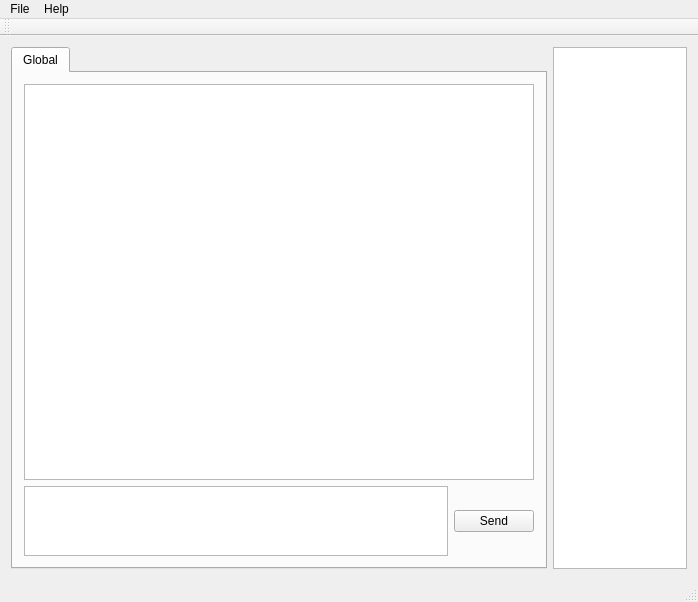
<?xml version="1.0" encoding="UTF-8"?>
<ui version="4.0">
 <class>MainWindow</class>
 <widget class="QMainWindow" name="MainWindow">
  <property name="geometry">
   <rect>
    <x>0</x>
    <y>0</y>
    <width>698</width>
    <height>602</height>
   </rect>
  </property>
  <property name="sizePolicy">
   <sizepolicy hsizetype="Preferred" vsizetype="Preferred">
    <horstretch>0</horstretch>
    <verstretch>0</verstretch>
   </sizepolicy>
  </property>
  <property name="windowTitle">
   <string>MainWindow</string>
  </property>
  <widget class="QWidget" name="centralWidget">
   <layout class="QGridLayout" name="gridLayout">
    <item row="0" column="1">
     <widget class="QListWidget" name="listWidget">
      <property name="sizePolicy">
       <sizepolicy hsizetype="Expanding" vsizetype="Expanding">
        <horstretch>2</horstretch>
        <verstretch>0</verstretch>
       </sizepolicy>
      </property>
     </widget>
    </item>
    <item row="0" column="0">
     <widget class="QTabWidget" name="tabWidget">
      <property name="sizePolicy">
       <sizepolicy hsizetype="Expanding" vsizetype="Expanding">
        <horstretch>8</horstretch>
        <verstretch>0</verstretch>
       </sizepolicy>
      </property>
      <property name="currentIndex">
       <number>0</number>
      </property>
      <widget class="QWidget" name="tab">
       <attribute name="title">
        <string>Global</string>
       </attribute>
       <layout class="QGridLayout" name="gridLayout_2">
        <item row="0" column="0" colspan="2">
         <widget class="QPlainTextEdit" name="plainTextEdit">
          <property name="sizePolicy">
           <sizepolicy hsizetype="Expanding" vsizetype="Expanding">
            <horstretch>0</horstretch>
            <verstretch>6</verstretch>
           </sizepolicy>
          </property>
          <property name="readOnly">
           <bool>true</bool>
          </property>
         </widget>
        </item>
        <item row="1" column="1">
         <widget class="QPushButton" name="pushButton">
          <property name="text">
           <string>Send</string>
          </property>
         </widget>
        </item>
        <item row="1" column="0">
         <widget class="QTextEdit" name="textEdit">
          <property name="sizePolicy">
           <sizepolicy hsizetype="Expanding" vsizetype="Expanding">
            <horstretch>0</horstretch>
            <verstretch>1</verstretch>
           </sizepolicy>
          </property>
         </widget>
        </item>
       </layout>
      </widget>
     </widget>
    </item>
   </layout>
  </widget>
  <widget class="QMenuBar" name="menuBar">
   <property name="geometry">
    <rect>
     <x>0</x>
     <y>0</y>
     <width>698</width>
     <height>21</height>
    </rect>
   </property>
   <widget class="QMenu" name="menuFile">
    <property name="title">
     <string>File</string>
    </property>
    <addaction name="actionProperties"/>
    <addaction name="separator"/>
    <addaction name="actionLogout_2"/>
   </widget>
   <widget class="QMenu" name="menuHelp">
    <property name="title">
     <string>Help</string>
    </property>
    <addaction name="actionHelp"/>
    <addaction name="separator"/>
    <addaction name="actionAbout_2"/>
   </widget>
   <addaction name="menuFile"/>
   <addaction name="menuHelp"/>
  </widget>
  <widget class="QToolBar" name="mainToolBar">
   <attribute name="toolBarArea">
    <enum>TopToolBarArea</enum>
   </attribute>
   <attribute name="toolBarBreak">
    <bool>false</bool>
   </attribute>
  </widget>
  <widget class="QStatusBar" name="statusBar"/>
  <action name="actionProperties">
   <property name="text">
    <string>Properties</string>
   </property>
  </action>
  <action name="actionLogout">
   <property name="text">
    <string>Logout</string>
   </property>
  </action>
  <action name="actionHelp">
   <property name="text">
    <string>Help</string>
   </property>
  </action>
  <action name="actionAbout">
   <property name="text">
    <string>About</string>
   </property>
  </action>
  <action name="actionAbout_2">
   <property name="text">
    <string>About</string>
   </property>
  </action>
  <action name="actionLogout_2">
   <property name="text">
    <string>Logout</string>
   </property>
  </action>
 </widget>
 <layoutdefault spacing="6" margin="11"/>
 <resources/>
 <connections/>
</ui>
